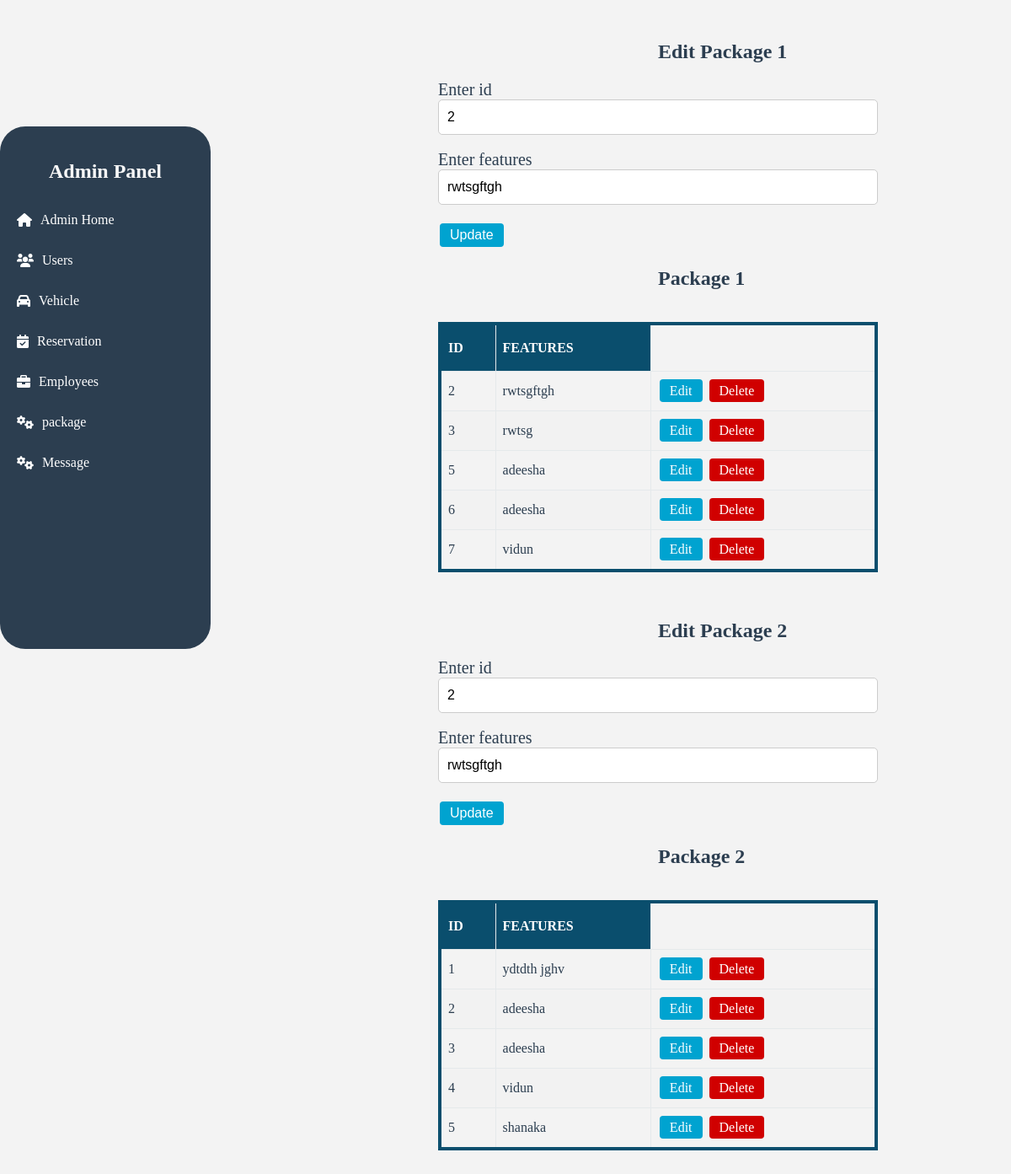
The app's page /adminPackage.php?edit_id1=2, older data.
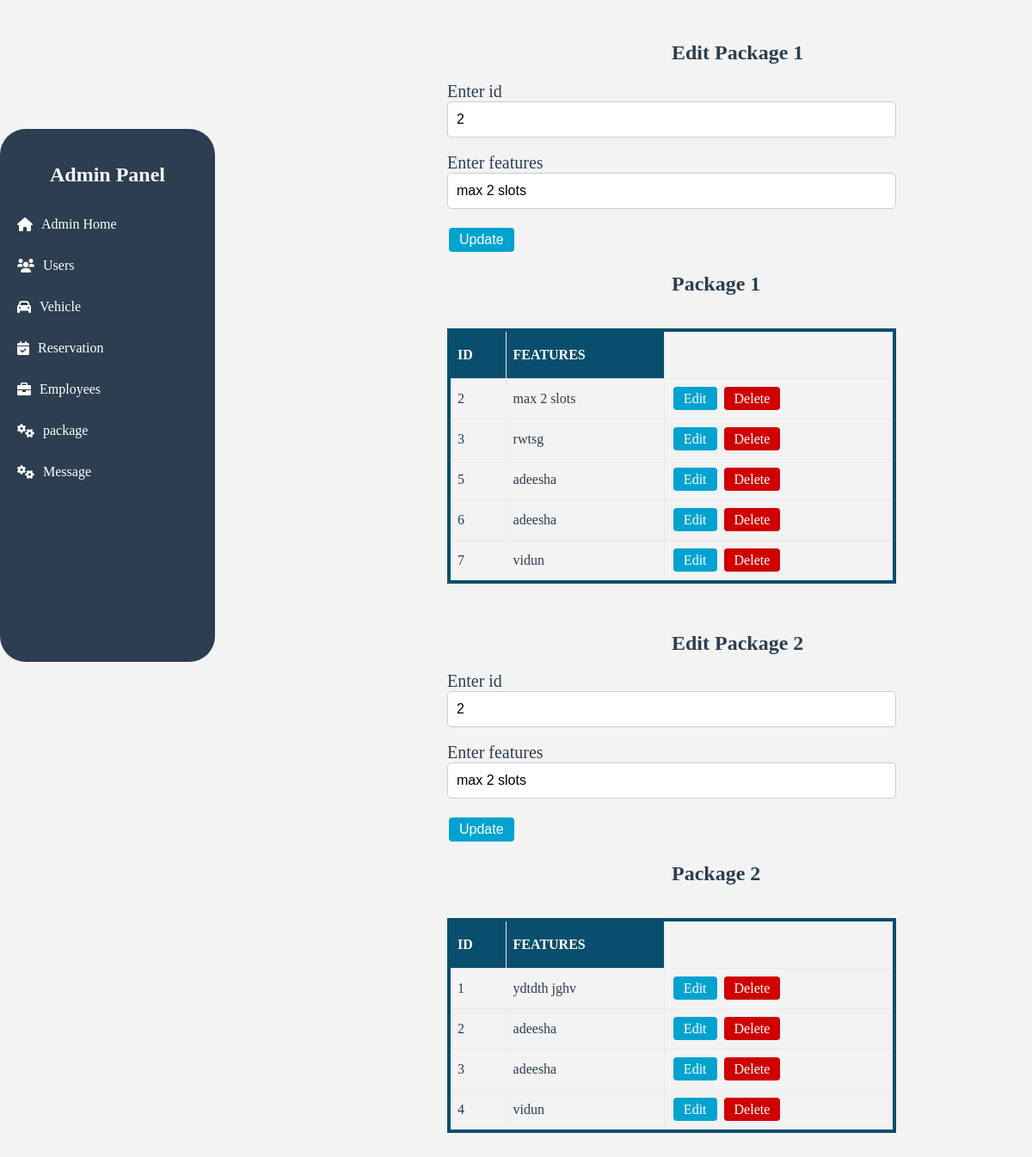
The same page, newer data.
### tables this page shows
CREATE TABLE `package1` (
  `ID` int(11) NOT NULL,
  `Features` varchar(20) NOT NULL
);

CREATE TABLE `package2` (
  `ID` int(11) NOT NULL,
  `Features` varchar(100) NOT NULL
);

### adminPackage.php (the view, shortened to what this page needs)
<?php
    include("adminSidebar.php");
    require_once 'database.php';
    if (isset($_GET['edit_id1'])) {
        $id = $_GET['edit_id1'];
        $sql = "SELECT * FROM package1 WHERE ID = '$id'";
        $result = mysqli_query($conn, $sql);
        if ($row = mysqli_fetch_assoc($result)) {
            $id = $row['ID'];
            $features = $row['Features'];
        }
    }
?>
<!DOCTYPE html>
<html lang="en">
<head>
    <link rel="stylesheet" href="style\adminUser.css">
</head>
<body>
<div class="container" id="form-container">
    <h2>Edit Package 1</h2>
    <form method="post" action="">
        <div class="inputs">
            <label for="admin_name">Enter id</label><br>
            <input type="text" name="id" id="id" value="<?php echo isset($id) ? $id : '';?>" readonly><br><br>
            <label for="admin_name">Enter features</label><br>
            <input type="text" name="features" id="name" value="<?php echo isset($features) ? $features : '';?>" required><br><br>
            <?php if (isset($id)) { ?>
                <button type="submit" name="update1" class="button" id="btn">Update</button>
            <?php } else { ?>
                <button type="submit" name="add1" class="button" id="btn">Add New detail</button>
            <?php } ?>
        </div>
    </form>
</div>
    <div class="container" id="table-container">
    <h2>Package 1</h2>
    <br>
    <table class="table">
        <thead>
            <tr>
                <th>ID</th>
                <th>FEATURES</th>
            </tr>
        </thead>
        <tbody>
        <?php
        $query = "SELECT * FROM package1";
        $query_run = mysqli_query($conn, $query);
        if (mysqli_num_rows($query_run) > 0) {
            while ($row = mysqli_fetch_assoc($query_run)) {
                ?>
                <tr>
                    <td><?php echo $row['ID']; ?></td>
                    <td><?php echo $row['Features']; ?></td>
                    <td>
                        <a class='button' id='btn1' href='adminPackage.php?edit_id1=<?php echo $row['ID']; ?>'>Edit</a>
                        <a class='button' id='btn2' href='adminPackage.php?delete_id1=<?php echo $row['ID']; ?>' onclick="return confirm('Are you sure you want to delete this row?');">Delete</a>
                    </td>
                </tr>
                <?php
            }
        } else {
            echo "<tr><td colspan='8'>No record found</td></tr>";
        }
        ?>
        </tbody>
    </table>
</div>
</body>
</html>
<!DOCTYPE html>
<html lang="en">
<head>
    <link rel="stylesheet" href="style\adminUser.css">
</head>
<body>
<br><br>
<div class="container" id="form-container">
    <h2>Edit Package 2</h2>
    <form method="post" action="">
        <div class="inputs">
        <label for="admin_name">Enter id</label><br>
            <input type="text" name="id" id="id" value="<?php echo isset($id) ? $id : '';?>" readonly><br><br>
            <label for="admin_name">Enter features</label><br>
            <input type="text" name="features" id="name" value="<?php echo isset($features) ? $features : '';?>" required><br><br>
                <?php if (isset($id)) { ?>
                <button type="submit" name="update2" class="button" id="btn">Update</button>
            <?php } else { ?>
                <button type="submit" name="add2" class="button" id="btn">Add New detail</button>
            <?php } ?>
        </div>
    </form>
</div>
    <div class="container" id="table-container">
    <h2>Package 2</h2>
    <br>
    <table class="table">
        <thead>
            <tr>
                <th>ID</th>
                <th>FEATURES</th>
            </tr>
        </thead>
        <tbody>
        <?php
        $query = "SELECT * FROM package2";
        $query_run = mysqli_query($conn, $query);
        if (mysqli_num_rows($query_run) > 0) {
            while ($row = mysqli_fetch_assoc($query_run)) {
                ?>
                <tr>
                    <td><?php echo $row['ID']; ?></td>
                    <td><?php echo $row['Features']; ?></td>
                    <td>
                        <a class='button' id='btn1' href='adminPackage.php?edit_id2=<?php echo $row['ID']; ?>'>Edit</a>
                        <a class='button' id='btn2' href='adminPackage.php?delete_id2=<?php echo $row['ID']; ?>' onclick="return confirm('Are you sure you want to delete this row?');">Delete</a>
                    </td>
                </tr>
                <?php
            }
        } else {
            echo "<tr><td colspan='8'>No record found</td></tr>";
        }
        ?>
        </tbody>
    </table>
</div>
</body>
</html>

Row changes from the older to the newer data that the page shows:
removed package2: ID "5", Features "shanaka"
changed package1 id 2: features "rwtsgftgh" → "max 2 slots"; Features "rwtsgftgh" → "max 2 slots"
